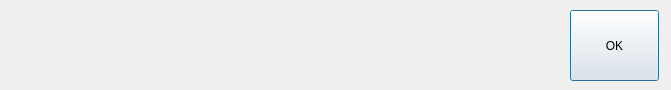
<?xml version="1.0" encoding="UTF-8"?>
<ui version="4.0">
 <class>GeneErrorDialog</class>
 <widget class="QDialog" name="GeneErrorDialog">
  <property name="geometry">
   <rect>
    <x>0</x>
    <y>0</y>
    <width>671</width>
    <height>90</height>
   </rect>
  </property>
  <property name="windowTitle">
   <string>Dialog</string>
  </property>
  <widget class="QPushButton" name="pushButton">
   <property name="geometry">
    <rect>
     <x>570</x>
     <y>10</y>
     <width>89</width>
     <height>71</height>
    </rect>
   </property>
   <property name="text">
    <string>OK</string>
   </property>
  </widget>
  <widget class="QWidget" name="verticalLayoutWidget">
   <property name="geometry">
    <rect>
     <x>10</x>
     <y>10</y>
     <width>541</width>
     <height>71</height>
    </rect>
   </property>
   <layout class="QVBoxLayout" name="verticalLayout"/>
  </widget>
 </widget>
 <resources/>
 <connections>
  <connection>
   <sender>pushButton</sender>
   <signal>clicked()</signal>
   <receiver>GeneErrorDialog</receiver>
   <slot>accept()</slot>
   <hints>
    <hint type="sourcelabel">
     <x>623</x>
     <y>58</y>
    </hint>
    <hint type="destinationlabel">
     <x>279</x>
     <y>62</y>
    </hint>
   </hints>
  </connection>
 </connections>
</ui>
